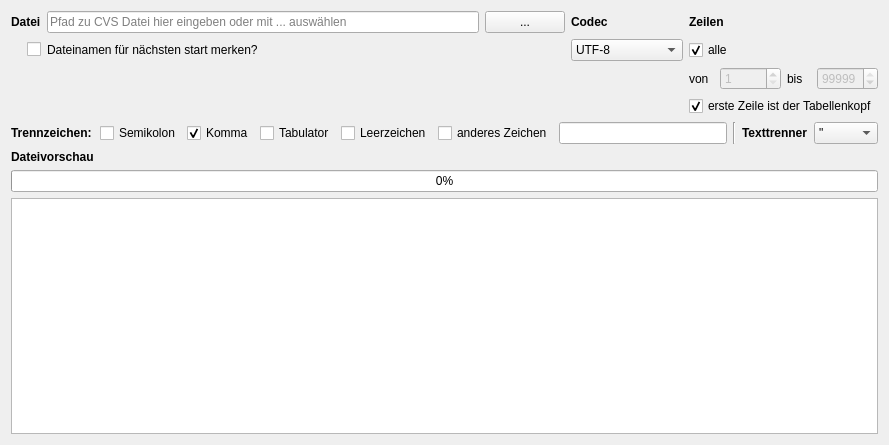
<?xml version="1.0" encoding="UTF-8"?>
<ui version="4.0">
 <class>CsvImportWizardPage1</class>
 <widget class="QWizardPage" name="CsvImportWizardPage1">
  <property name="geometry">
   <rect>
    <x>0</x>
    <y>0</y>
    <width>889</width>
    <height>445</height>
   </rect>
  </property>
  <layout class="QHBoxLayout" name="horizontalLayout">
   <item>
    <layout class="QVBoxLayout" name="verticalLayout">
     <item>
      <layout class="QGridLayout" name="gridLayout">
       <item row="2" column="5">
        <layout class="QHBoxLayout" name="horizontalLayout_2">
         <item>
          <widget class="QLabel" name="label_7">
           <property name="text">
            <string>von</string>
           </property>
          </widget>
         </item>
         <item>
          <widget class="QSpinBox" name="fromLineSpinBox">
           <property name="enabled">
            <bool>false</bool>
           </property>
           <property name="minimum">
            <number>1</number>
           </property>
           <property name="maximum">
            <number>99999</number>
           </property>
          </widget>
         </item>
         <item>
          <widget class="QLabel" name="label_8">
           <property name="text">
            <string>bis</string>
           </property>
          </widget>
         </item>
         <item>
          <widget class="QSpinBox" name="toLineSpinBox">
           <property name="enabled">
            <bool>false</bool>
           </property>
           <property name="minimum">
            <number>1</number>
           </property>
           <property name="maximum">
            <number>99999</number>
           </property>
           <property name="value">
            <number>99999</number>
           </property>
          </widget>
         </item>
        </layout>
       </item>
       <item row="0" column="4">
        <widget class="QLabel" name="label_5">
         <property name="font">
          <font>
           <weight>75</weight>
           <bold>true</bold>
          </font>
         </property>
         <property name="text">
          <string>Codec</string>
         </property>
        </widget>
       </item>
       <item row="0" column="0">
        <widget class="QLabel" name="label">
         <property name="font">
          <font>
           <weight>75</weight>
           <bold>true</bold>
          </font>
         </property>
         <property name="text">
          <string>Datei</string>
         </property>
        </widget>
       </item>
       <item row="1" column="4">
        <widget class="QComboBox" name="codecComboBox">
         <property name="sizePolicy">
          <sizepolicy hsizetype="Minimum" vsizetype="Fixed">
           <horstretch>0</horstretch>
           <verstretch>0</verstretch>
          </sizepolicy>
         </property>
         <property name="currentText">
          <string notr="true">UTF-8</string>
         </property>
         <item>
          <property name="text">
           <string notr="true">UTF-8</string>
          </property>
         </item>
         <item>
          <property name="text">
           <string>Windows-1252</string>
          </property>
         </item>
        </widget>
       </item>
       <item row="1" column="0">
        <widget class="QCheckBox" name="rememberFileNameCheck">
         <property name="layoutDirection">
          <enum>Qt::RightToLeft</enum>
         </property>
         <property name="text">
          <string notr="true"/>
         </property>
         <property name="shortcut">
          <string notr="true"/>
         </property>
        </widget>
       </item>
       <item row="0" column="2">
        <widget class="QLineEdit" name="filePathEdit">
         <property name="sizePolicy">
          <sizepolicy hsizetype="Expanding" vsizetype="Fixed">
           <horstretch>0</horstretch>
           <verstretch>0</verstretch>
          </sizepolicy>
         </property>
         <property name="placeholderText">
          <string>Pfad zu CVS Datei hier eingeben oder mit ... auswählen</string>
         </property>
        </widget>
       </item>
       <item row="0" column="5">
        <widget class="QLabel" name="label_6">
         <property name="font">
          <font>
           <weight>75</weight>
           <bold>true</bold>
          </font>
         </property>
         <property name="text">
          <string>Zeilen</string>
         </property>
        </widget>
       </item>
       <item row="3" column="5">
        <widget class="QCheckBox" name="firstRowIsHeaderCheckBox">
         <property name="text">
          <string>erste Zeile ist der Tabellenkopf</string>
         </property>
         <property name="checked">
          <bool>true</bool>
         </property>
        </widget>
       </item>
       <item row="1" column="5">
        <widget class="QCheckBox" name="checkBox">
         <property name="text">
          <string>alle</string>
         </property>
         <property name="checked">
          <bool>true</bool>
         </property>
        </widget>
       </item>
       <item row="0" column="3">
        <widget class="QPushButton" name="fileLoadButton">
         <property name="sizePolicy">
          <sizepolicy hsizetype="Fixed" vsizetype="Fixed">
           <horstretch>0</horstretch>
           <verstretch>0</verstretch>
          </sizepolicy>
         </property>
         <property name="minimumSize">
          <size>
           <width>0</width>
           <height>0</height>
          </size>
         </property>
         <property name="text">
          <string>...</string>
         </property>
         <property name="shortcut">
          <string notr="true"/>
         </property>
        </widget>
       </item>
       <item row="1" column="2">
        <widget class="QLabel" name="label_3">
         <property name="text">
          <string>Dateinamen für nächsten start merken?</string>
         </property>
        </widget>
       </item>
      </layout>
     </item>
     <item>
      <layout class="QGridLayout" name="gridLayout_2">
       <item row="0" column="0">
        <widget class="QLabel" name="label_2">
         <property name="font">
          <font>
           <weight>75</weight>
           <bold>true</bold>
          </font>
         </property>
         <property name="text">
          <string>Trennzeichen:</string>
         </property>
        </widget>
       </item>
       <item row="0" column="8">
        <widget class="QLabel" name="label_4">
         <property name="font">
          <font>
           <weight>75</weight>
           <bold>true</bold>
          </font>
         </property>
         <property name="text">
          <string>Texttrenner</string>
         </property>
        </widget>
       </item>
       <item row="0" column="9">
        <widget class="QComboBox" name="textSeperatorBox">
         <property name="currentText">
          <string notr="true">&quot;</string>
         </property>
         <item>
          <property name="text">
           <string>&quot;</string>
          </property>
         </item>
         <item>
          <property name="text">
           <string>'</string>
          </property>
         </item>
         <item>
          <property name="text">
           <string>keiner</string>
          </property>
         </item>
        </widget>
       </item>
       <item row="0" column="5">
        <widget class="QCheckBox" name="otherCheckBox">
         <property name="text">
          <string>anderes Zeichen</string>
         </property>
         <attribute name="buttonGroup">
          <string notr="true">buttonGroup</string>
         </attribute>
        </widget>
       </item>
       <item row="0" column="6">
        <widget class="QLineEdit" name="otherEdit">
         <property name="enabled">
          <bool>true</bool>
         </property>
         <property name="text">
          <string/>
         </property>
        </widget>
       </item>
       <item row="0" column="4">
        <widget class="QCheckBox" name="spaceCheckBox">
         <property name="text">
          <string>Leerzeichen</string>
         </property>
         <property name="tristate">
          <bool>false</bool>
         </property>
         <attribute name="buttonGroup">
          <string notr="true">buttonGroup</string>
         </attribute>
        </widget>
       </item>
       <item row="0" column="1">
        <widget class="QCheckBox" name="semicolonCheckBox">
         <property name="text">
          <string>Semikolon</string>
         </property>
         <property name="tristate">
          <bool>false</bool>
         </property>
         <attribute name="buttonGroup">
          <string notr="true">buttonGroup</string>
         </attribute>
        </widget>
       </item>
       <item row="1" column="0">
        <widget class="QLabel" name="label_9">
         <property name="font">
          <font>
           <weight>75</weight>
           <bold>true</bold>
          </font>
         </property>
         <property name="text">
          <string>Dateivorschau</string>
         </property>
        </widget>
       </item>
       <item row="0" column="2">
        <widget class="QCheckBox" name="commaCheckBox">
         <property name="text">
          <string>Komma</string>
         </property>
         <property name="checked">
          <bool>true</bool>
         </property>
         <property name="tristate">
          <bool>false</bool>
         </property>
         <attribute name="buttonGroup">
          <string notr="true">buttonGroup</string>
         </attribute>
        </widget>
       </item>
       <item row="0" column="3">
        <widget class="QCheckBox" name="tabulatorCheckBox">
         <property name="text">
          <string>Tabulator</string>
         </property>
         <property name="tristate">
          <bool>false</bool>
         </property>
         <attribute name="buttonGroup">
          <string notr="true">buttonGroup</string>
         </attribute>
        </widget>
       </item>
       <item row="0" column="7">
        <widget class="Line" name="line_8">
         <property name="orientation">
          <enum>Qt::Vertical</enum>
         </property>
        </widget>
       </item>
      </layout>
     </item>
     <item>
      <widget class="QProgressBar" name="progressBar">
       <property name="value">
        <number>0</number>
       </property>
      </widget>
     </item>
     <item>
      <widget class="QTableView" name="tableView"/>
     </item>
    </layout>
   </item>
  </layout>
 </widget>
 <resources/>
 <connections/>
 <buttongroups>
  <buttongroup name="buttonGroup"/>
 </buttongroups>
</ui>
